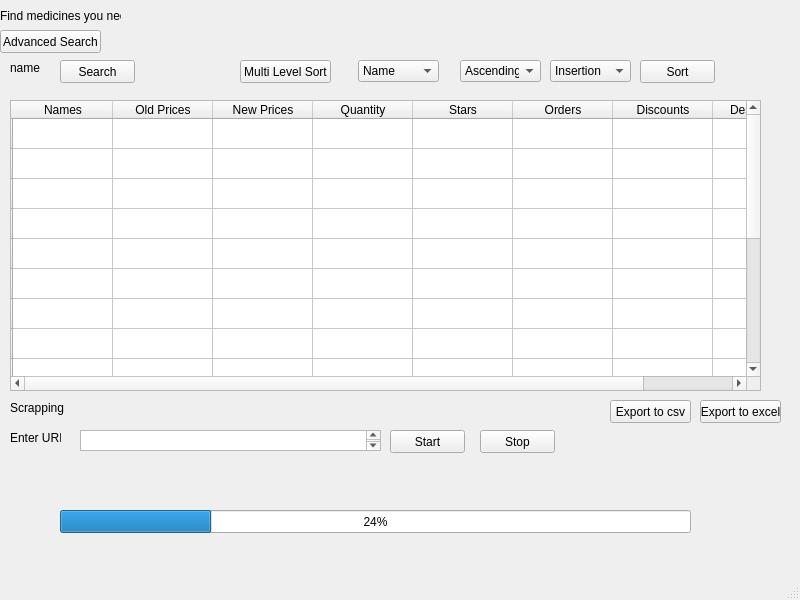
<?xml version="1.0" encoding="UTF-8"?>
<ui version="4.0">
 <class>MainWindow</class>
 <widget class="QMainWindow" name="MainWindow">
  <property name="geometry">
   <rect>
    <x>0</x>
    <y>0</y>
    <width>800</width>
    <height>600</height>
   </rect>
  </property>
  <property name="windowTitle">
   <string>MainWindow</string>
  </property>
  <widget class="QWidget" name="centralwidget">
   <widget class="QLabel" name="mainLabel">
    <property name="geometry">
     <rect>
      <x>0</x>
      <y>0</y>
      <width>121</width>
      <height>31</height>
     </rect>
    </property>
    <property name="text">
     <string>Find medicines you need:</string>
    </property>
   </widget>
   <widget class="QPushButton" name="advancedButton">
    <property name="geometry">
     <rect>
      <x>0</x>
      <y>30</y>
      <width>101</width>
      <height>23</height>
     </rect>
    </property>
    <property name="text">
     <string>Advanced Search</string>
    </property>
   </widget>
   <widget class="QLabel" name="searchLabel">
    <property name="geometry">
     <rect>
      <x>10</x>
      <y>60</y>
      <width>141</width>
      <height>16</height>
     </rect>
    </property>
    <property name="text">
     <string>name</string>
    </property>
   </widget>
   <widget class="QComboBox" name="AscendCombobox">
    <property name="geometry">
     <rect>
      <x>460</x>
      <y>60</y>
      <width>81</width>
      <height>22</height>
     </rect>
    </property>
    <item>
     <property name="text">
      <string>Ascending</string>
     </property>
    </item>
    <item>
     <property name="text">
      <string>Descending</string>
     </property>
    </item>
   </widget>
   <widget class="QPushButton" name="searchButton">
    <property name="geometry">
     <rect>
      <x>60</x>
      <y>60</y>
      <width>75</width>
      <height>23</height>
     </rect>
    </property>
    <property name="text">
     <string>Search</string>
    </property>
   </widget>
   <widget class="QComboBox" name="sortCombobox">
    <property name="geometry">
     <rect>
      <x>550</x>
      <y>60</y>
      <width>81</width>
      <height>22</height>
     </rect>
    </property>
    <item>
     <property name="text">
      <string>Insertion</string>
     </property>
    </item>
    <item>
     <property name="text">
      <string>Merge</string>
     </property>
    </item>
    <item>
     <property name="text">
      <string>Bubble</string>
     </property>
    </item>
    <item>
     <property name="text">
      <string>Selection</string>
     </property>
    </item>
    <item>
     <property name="text">
      <string>Counting</string>
     </property>
    </item>
    <item>
     <property name="text">
      <string>Bucket</string>
     </property>
    </item>
    <item>
     <property name="text">
      <string>Radix</string>
     </property>
    </item>
    <item>
     <property name="text">
      <string>Quick</string>
     </property>
    </item>
    <item>
     <property name="text">
      <string>Heap</string>
     </property>
    </item>
    <item>
     <property name="text">
      <string>Odd/Even</string>
     </property>
    </item>
    <item>
     <property name="text">
      <string>PigoenHole</string>
     </property>
    </item>
    <item>
     <property name="text">
      <string>Tim</string>
     </property>
    </item>
    <item>
     <property name="text">
      <string>Shell</string>
     </property>
    </item>
   </widget>
   <widget class="QPushButton" name="sortButton">
    <property name="geometry">
     <rect>
      <x>640</x>
      <y>60</y>
      <width>75</width>
      <height>23</height>
     </rect>
    </property>
    <property name="text">
     <string>Sort</string>
    </property>
   </widget>
   <widget class="QLabel" name="ScrappingLabel">
    <property name="geometry">
     <rect>
      <x>10</x>
      <y>400</y>
      <width>61</width>
      <height>16</height>
     </rect>
    </property>
    <property name="text">
     <string>Scrapping</string>
    </property>
   </widget>
   <widget class="QLabel" name="urlLabel">
    <property name="geometry">
     <rect>
      <x>10</x>
      <y>430</y>
      <width>51</width>
      <height>16</height>
     </rect>
    </property>
    <property name="text">
     <string>Enter URL:</string>
    </property>
   </widget>
   <widget class="QPlainTextEdit" name="urlTextbox">
    <property name="geometry">
     <rect>
      <x>80</x>
      <y>430</y>
      <width>301</width>
      <height>21</height>
     </rect>
    </property>
   </widget>
   <widget class="QPushButton" name="startButton">
    <property name="geometry">
     <rect>
      <x>390</x>
      <y>430</y>
      <width>75</width>
      <height>23</height>
     </rect>
    </property>
    <property name="text">
     <string>Start</string>
    </property>
   </widget>
   <widget class="QPushButton" name="stopButton">
    <property name="geometry">
     <rect>
      <x>480</x>
      <y>430</y>
      <width>75</width>
      <height>23</height>
     </rect>
    </property>
    <property name="text">
     <string>Stop</string>
    </property>
   </widget>
   <widget class="QPushButton" name="csvButton">
    <property name="geometry">
     <rect>
      <x>610</x>
      <y>400</y>
      <width>81</width>
      <height>23</height>
     </rect>
    </property>
    <property name="text">
     <string>Export to csv</string>
    </property>
   </widget>
   <widget class="QPushButton" name="excelButton">
    <property name="geometry">
     <rect>
      <x>700</x>
      <y>400</y>
      <width>81</width>
      <height>23</height>
     </rect>
    </property>
    <property name="text">
     <string>Export to excel</string>
    </property>
   </widget>
   <widget class="QProgressBar" name="progressBar">
    <property name="geometry">
     <rect>
      <x>60</x>
      <y>510</y>
      <width>631</width>
      <height>23</height>
     </rect>
    </property>
    <property name="value">
     <number>24</number>
    </property>
   </widget>
   <widget class="QTableWidget" name="tableWidget">
    <property name="geometry">
     <rect>
      <x>10</x>
      <y>100</y>
      <width>751</width>
      <height>291</height>
     </rect>
    </property>
    <property name="sortingEnabled">
     <bool>true</bool>
    </property>
    <row>
     <property name="text">
      <string/>
     </property>
    </row>
    <row>
     <property name="text">
      <string/>
     </property>
    </row>
    <row>
     <property name="text">
      <string/>
     </property>
    </row>
    <row>
     <property name="text">
      <string/>
     </property>
    </row>
    <row>
     <property name="text">
      <string/>
     </property>
    </row>
    <row>
     <property name="text">
      <string/>
     </property>
    </row>
    <row>
     <property name="text">
      <string/>
     </property>
    </row>
    <row>
     <property name="text">
      <string/>
     </property>
    </row>
    <row>
     <property name="text">
      <string/>
     </property>
    </row>
    <row>
     <property name="text">
      <string/>
     </property>
    </row>
    <row>
     <property name="text">
      <string/>
     </property>
    </row>
    <row>
     <property name="text">
      <string/>
     </property>
    </row>
    <row>
     <property name="text">
      <string/>
     </property>
    </row>
    <row>
     <property name="text">
      <string/>
     </property>
    </row>
    <row>
     <property name="text">
      <string/>
     </property>
    </row>
    <row>
     <property name="text">
      <string/>
     </property>
    </row>
    <column>
     <property name="text">
      <string>Names</string>
     </property>
    </column>
    <column>
     <property name="text">
      <string>Old Prices</string>
     </property>
    </column>
    <column>
     <property name="text">
      <string>New Prices</string>
     </property>
    </column>
    <column>
     <property name="text">
      <string>Quantity</string>
     </property>
    </column>
    <column>
     <property name="text">
      <string>Stars</string>
     </property>
    </column>
    <column>
     <property name="text">
      <string>Orders</string>
     </property>
    </column>
    <column>
     <property name="text">
      <string>Discounts</string>
     </property>
    </column>
    <column>
     <property name="text">
      <string>Descriptions</string>
     </property>
    </column>
   </widget>
   <widget class="QComboBox" name="ColumncomboBox">
    <property name="geometry">
     <rect>
      <x>358</x>
      <y>60</y>
      <width>81</width>
      <height>22</height>
     </rect>
    </property>
    <item>
     <property name="text">
      <string>Name</string>
     </property>
    </item>
    <item>
     <property name="text">
      <string>Old Prices</string>
     </property>
    </item>
    <item>
     <property name="text">
      <string>New Prices</string>
     </property>
    </item>
    <item>
     <property name="text">
      <string>Quantity</string>
     </property>
    </item>
    <item>
     <property name="text">
      <string>Stars</string>
     </property>
    </item>
    <item>
     <property name="text">
      <string>Orders</string>
     </property>
    </item>
    <item>
     <property name="text">
      <string>Discounts</string>
     </property>
    </item>
    <item>
     <property name="text">
      <string>Descriptions</string>
     </property>
    </item>
   </widget>
   <widget class="QPushButton" name="MultiLevelSort">
    <property name="geometry">
     <rect>
      <x>240</x>
      <y>60</y>
      <width>91</width>
      <height>23</height>
     </rect>
    </property>
    <property name="text">
     <string>Multi Level Sort</string>
    </property>
   </widget>
  </widget>
  <widget class="QMenuBar" name="menubar">
   <property name="geometry">
    <rect>
     <x>0</x>
     <y>0</y>
     <width>800</width>
     <height>21</height>
    </rect>
   </property>
  </widget>
  <widget class="QStatusBar" name="statusbar"/>
 </widget>
 <resources/>
 <connections/>
</ui>
